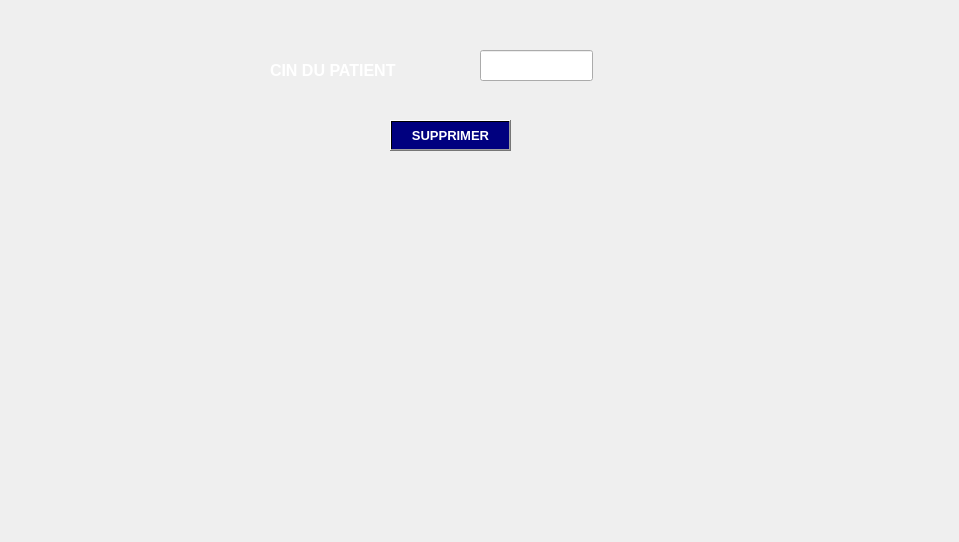
      <widget class="QWidget" name="tab_3">
       <attribute name="title">
        <string>SUPPRIMER RENDEZ-VOUS</string>
       </attribute>
       <widget class="QLineEdit" name="lineEdit_id_2">
        <property name="geometry">
         <rect>
          <x>480</x>
          <y>50</y>
          <width>113</width>
          <height>31</height>
         </rect>
        </property>
       </widget>
       <widget class="QPushButton" name="pb_supprimer">
        <property name="geometry">
         <rect>
          <x>390</x>
          <y>120</y>
          <width>121</width>
          <height>31</height>
         </rect>
        </property>
        <property name="font">
         <font>
          <pointsize>10</pointsize>
          <weight>75</weight>
          <bold>true</bold>
         </font>
        </property>
        <property name="styleSheet">
         <string notr="true">background-color: qlineargradient(spread:pad, x1:0.631, y1:0.420455, x2:1, y2:0, stop:1 rgba(0, 0, 127, 255));
color: rgb(255, 255, 255);</string>
        </property>
        <property name="text">
         <string>SUPPRIMER</string>
        </property>
       </widget>
       <widget class="QLabel" name="label_9">
        <property name="geometry">
         <rect>
          <x>270</x>
          <y>60</y>
          <width>171</width>
          <height>20</height>
         </rect>
        </property>
        <property name="font">
         <font>
          <family>MS Shell Dlg 2</family>
          <pointsize>12</pointsize>
          <weight>75</weight>
          <bold>true</bold>
         </font>
        </property>
        <property name="styleSheet">
         <string notr="true">color: rgb(255, 255, 255);</string>
        </property>
        <property name="text">
         <string>CIN DU PATIENT</string>
        </property>
       </widget>
       <widget class="QLabel" name="picture_supprdv">
        <property name="geometry">
         <rect>
          <x>0</x>
          <y>0</y>
          <width>950</width>
          <height>533</height>
         </rect>
        </property>
        <property name="minimumSize">
         <size>
          <width>0</width>
          <height>0</height>
         </size>
        </property>
        <property name="maximumSize">
         <size>
          <width>950</width>
          <height>533</height>
         </size>
        </property>
        <property name="text">
         <string/>
        </property>
       </widget>
       <zorder>picture_supprdv</zorder>
       <zorder>lineEdit_id_2</zorder>
       <zorder>pb_supprimer</zorder>
       <zorder>label_9</zorder>
      </widget>
